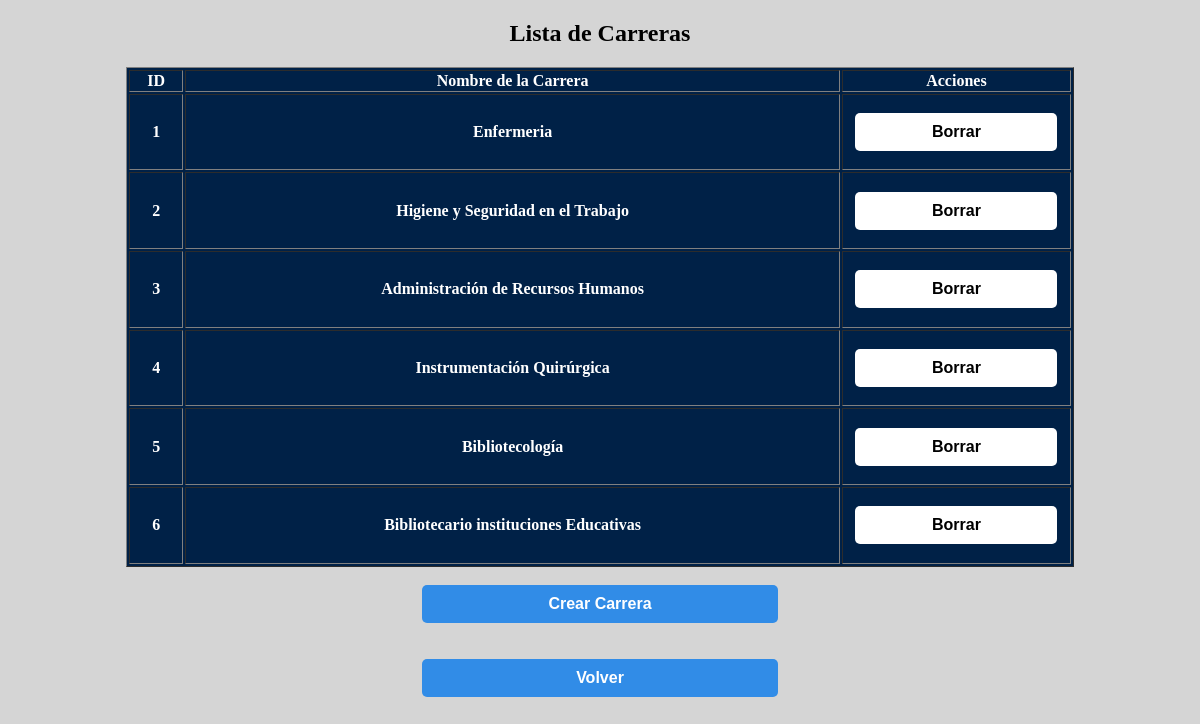
The page /Modelo/Admin/carreras.php on the database its author committed.
### tables this page shows
CREATE TABLE carreras(
  ID_Carrera INT(11) NOT NULL AUTO_INCREMENT,
  Carrera VARCHAR(255) NOT NULL,
  PRIMARY KEY(ID_Carrera)
);

### Modelo/Admin/carreras.php (the view, shortened to what this page needs)
<?php
$conexion = conexion();
$resultado = $conexion->query("SELECT ID_Carrera, Carrera FROM carreras");
?>
<!DOCTYPE html>
<html lang="es">
<head>
    <link rel="stylesheet" type="text/css" href="../../Vista/Css/carreras.css">
</head>
<body class="bodyCarreras">
    <div class="titleCarreras">
        <h2>Lista de Carreras</h2>
    </div>
    <div class="container">
            <table border="1" class="tablaStyle">
                <thead>
                    <tr>
                        <th>ID</th>
                        <th>Nombre de la Carrera</th>
                        <th>Acciones</th>
                    </tr>
                </thead>
                <tbody>
                    <?php if ($resultado->num_rows > 0): ?>
                        <?php while ($fila = $resultado->fetch_assoc()): ?>
                            <tr>
                                <td><?php echo $fila['ID_Carrera']; ?></td>
                                <td><?php echo $fila['Carrera']; ?></td>
                                <td>
                                    <form action="../../Controlador/Admin/PHP/borrar_carrera.php" method="POST" onsubmit="return confirmarBorrado();">
                                        <button type="submit" class="botonsito">Borrar</button>
                                    </form>
                                </td>
                            </tr>
                        <?php endwhile; ?>
                    <?php else: ?>
                        <tr>
                            <td colspan="3">No hay carreras disponibles.</td>
                        </tr>
                    <?php endif; ?>
                </tbody>
            </table>
        </div>
    <br>
        <button class="botonCrear" type="submit" onclick="document.location.href='../../Modelo/Admin/crearCarrera.php'">Crear Carrera</button>
        <br>
        <br>
        <br>
        <button class="botonVolver" type="submit" onclick="document.location.href='../../Vista/html/indexAdmin.html'" >Volver</button>
</body>
</html>

### Vista/Css/carreras.css (style rules this page uses)
.bodyCarreras { text-align: center; background-color: #d5d5d5; font-size: 16px; }
.titleCarreras { color: black; font-weight: bold; }
.container { display: flex; justify-content: center; align-items: center; font-size: 16px; }
.tablaStyle { background-color: #002147; color: white; width: 80%; height: 500px; font-weight: bold; }
.botonsito { font-weight: bold; text-decoration: none; text-align: center; width: 90%; padding: 10px 20px; font-size: 16px; border: none; border-radius: 5px; cursor: pointer; background-color: white; color: black; }
.botonCrear { text-align: center; width: 30%; text-decoration: none; padding: 10px 20px; font-size: 16px; border: none; border-radius: 5px; cursor: pointer; background-color: #318CE7; color: white; font-weight: bold; }
.botonVolver { text-align: center; width: 30%; text-decoration: none; padding: 10px 20px; font-size: 16px; border: none; border-radius: 5px; cursor: pointer; background-color: #318CE7; color: white; font-weight: bold; }

### rows shown on the page
carreras: ID_Carrera "1", Carrera "Enfermeria"
carreras: ID_Carrera "2", Carrera "Higiene y Seguridad en el Trabajo"
carreras: ID_Carrera "3", Carrera "Administración de Recursos Humanos"
carreras: ID_Carrera "4", Carrera "Instrumentación Quirúrgica"
carreras: ID_Carrera "5", Carrera "Bibliotecología"
carreras: ID_Carrera "6", Carrera "Bibliotecario instituciones Educativas"
